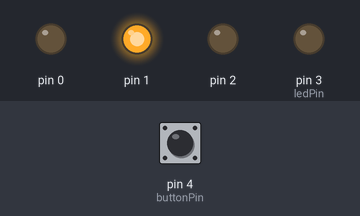
This sketch was run on a simulated Arduino Uno, built with avr-gcc and run on an emulated ATmega328P. Shown: output pins drawn as LEDs (lit = HIGH). The inputs (shaded band) are chosen by the test bench; at power-on: pin 4 (buttonPin) HIGH. Random numbers use the default seed unless the sketch sets one.

Above: at 11.35 s.
Timing chart, 0 to 50.0 s (numbered marks = the images above):
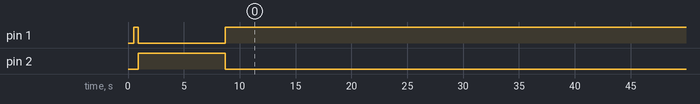

The sketch:

tiny-poetry-machine.ino
```cpp
const int buttonPin = 4;
const int ledPin = 3;

void setup() {
  // wait for the mp3 module to initialize for sure
  delay(500);

  // module starts playing automatically
  // pause playback
  pause();

  // reset volume level by going to zero
  // and one step up
  volumeDown();
  volumeDown();
  volumeDown();
  volumeUp();

  pinMode(buttonPin, INPUT);
  pinMode(ledPin, OUTPUT);
}

void loop() {
  int buttonState = digitalRead(buttonPin);

  if (buttonState == LOW) {

    // turn on the led to signal
    // that you may press the button
    digitalWrite(ledPin, HIGH);

  } else {

    // turn off the led
    digitalWrite(ledPin, LOW);

    // play 30 seconds from the selected song
    play();
    delay(30*1000);

    // pause playback
    pause();

    // skip several songs
    skipRandom();

  }

  delay(10);
}

// 4 mp3 module's buttons are controlled
// via 3 pins connected to 4 optocouplers
void pressButton(int pin1, int pin2, bool longPress) {

  // light on the selected optocoupler
  pinMode(pin1, OUTPUT);
  digitalWrite(pin1, HIGH);
  pinMode(pin2, OUTPUT);
  digitalWrite(pin2, LOW);

  // maintain press
  if (longPress == true) {
    delay(2500);
  } else {
    delay(300);
  }

  // reset both pins back to input
  pinMode(pin1, INPUT);
  pinMode(pin2, INPUT);

  // wait between button presses
  delay(100);
}

void play() {
  pressButton(1, 0, false);
}

// without any reliable knowledge of the mp3 module's state
// pause is just an alias to use when the intent is pausing
void pause() {
  play();
}

void playNext() {
  pressButton(1, 2, false);
}

void playPrev() {
  pressButton(2, 1, false);
}

void volumeUp() {
  pressButton(1, 2, true);
}

void volumeDown() {
  pressButton(2, 1, true);
}

void skipRandom() {
  int skipSteps = random(0, 5);

  // skip several songs (0-5)
  for(int i = 0; i < skipSteps; i++) {
    playNext();
  }

  // playNext() will cause playback to start
  // hence a pause() call is required
  // after a brief pause to allow the song
  // to start
  delay(1000);
  pause();
}
```
